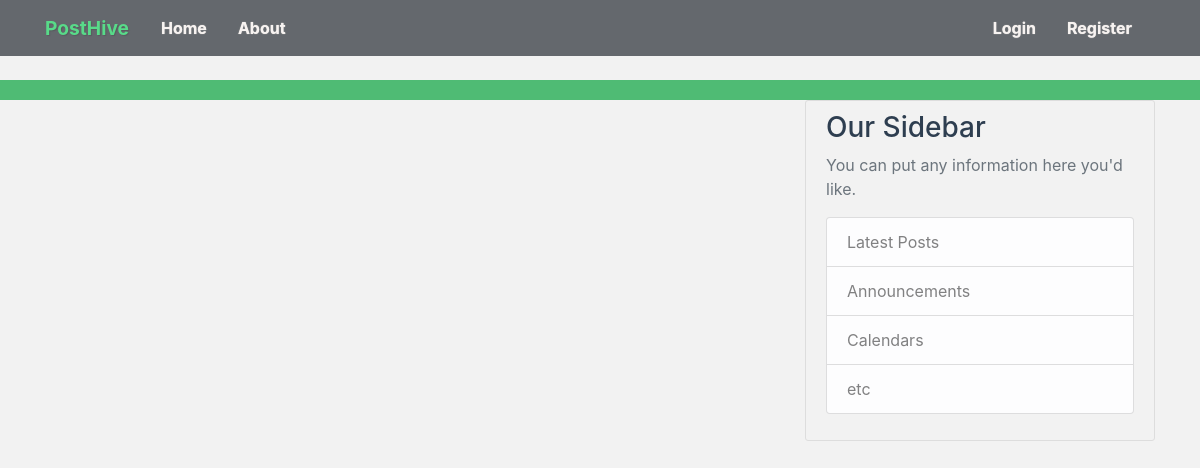
Page /home on the earlier database version.
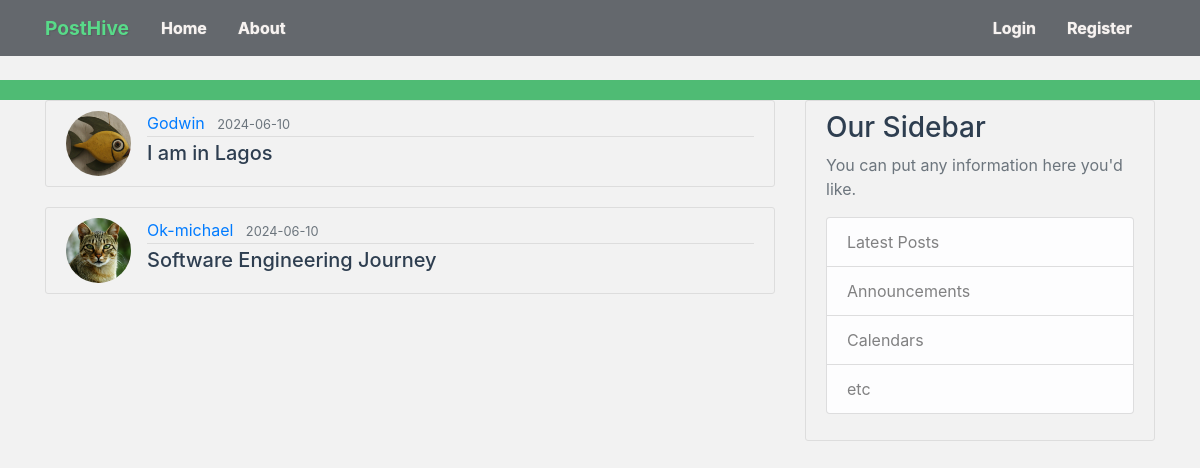
Same page on the later database version.
### posthive/models.py (models this page shows, shortened)
class Post(db.Model):
    id = db.Column(db.Integer, primary_key=True)
    title = db.Column(db.String(100), nullable=False)
    date_posted = db.Column(db.DateTime, nullable=False, default=datetime.utcnow)
    content = db.Column(db.Text, nullable=False)
    user_id = db.Column(db.Integer, db.ForeignKey('user.id'), nullable=False)

class User(db.Model, UserMixin):
    id = db.Column(db.Integer, primary_key=True)
    username = db.Column(db.String(20), unique=True, nullable=False)
    email = db.Column(db.String(120), unique=True, nullable=False)
    image_file = db.Column(db.String(20), nullable=False, default='default.jpg')
    password = db.Column(db.String(60), nullable=False)
    posts = db.relationship('Post', backref='author', lazy=True)
    """
    @property
    def is_authenticated(self):
        return True

    @property
    def is_anonymous(self):
        return False

    @property
    def is_active(self):
        return True  # Or your custom logic

    def get_id(self):
        return str(self.id)
    """

### posthive/routes.py (the view)
@app.route('/')
@app.route('/home')
def home():
    posts = Post.query.all()
    return render_template('home.html', posts=posts)

### posthive/templates/home.html
{% extends "layout.html" %}
{% block content %}
    {% for post in posts %}
        <article class="media content-section">
          <img class="rounded-circle article-img" src="{{ url_for('static',
            filename='profile_pics/' + post.author.image_file) }}">
          <div class="media-body">
            <div class="article-metadata">
              <a class="mr-2" href="#">{{ post.author.username }}</a>
              <small class="text-muted">{{ post.date_posted.strftime('%Y-%m-%d') }}</small>
            </div>
            <h5><a class="article-title" href="{{ url_for('post', post_id=post.id) }}">{{ post.title }}</a></h5>
          </div>
        </article>
    {% endfor %}
{% endblock content %}

### posthive/templates/layout.html (shortened to what this page needs)
<!DOCTYPE html>
<html>
<head>
    <link rel="stylesheet" href="https://maxcdn.bootstrapcdn.com/bootstrap/4.0.0/css/bootstrap.min.css"
>
    <link rel="stylesheet" type="text/css" href="{{ url_for('static', filename='main.css') }}">
</head>
<body>
    <header class="site-header">
      <nav class="navbar navbar-expand-md navbar-dark bg-dark fixed-top">
        <div class="container">
          <a class="navbar-brand mr-4" href="/">PostHive</a>
          <div class="collapse navbar-collapse" id="navbarToggle">
            <div class="navbar-nav mr-auto">
              <a class="nav-item nav-link" href="/">Home</a>
              <a class="nav-item nav-link" href="/about">About</a>
            </div>
            <div class="navbar-nav">
              {% if current_user.is_authenticated %}
                <a class="nav-item nav-link" href="{{ url_for('new_post')}}">New Post</a>
                <a class="nav-item nav-link" href="{{ url_for('account')}}">Account</a>
                <a class="nav-item nav-link" href="{{ url_for('logout')}}">Logout</a>
              {% else %}
                <a class="nav-item nav-link" href="{{ url_for('login')}}">Login</a>
                <a class="nav-item nav-link" href="{{ url_for('register')}}">Register</a>
              {% endif %}
            </div>
          </div>
        </div>
      </nav>
    </header>
    <main role="main" class="container">
      <div class="row">
          <div class="col-md-8">
              {% block content %}{% endblock %}
          </div>
          <div class="col-md-4">
              <div class="content-section">
                  <h3>Our Sidebar</h3>
                  <p class='text-muted'>You can put any information here you'd like.
                  <ul class="list-group">
                      <li class="list-group-item list-group-item-light">Latest Posts</li>
                      <li class="list-group-item list-group-item-light">Announcements</li>
                      <li class="list-group-item list-group-item-light">Calendars</li>
                      <li class="list-group-item list-group-item-light">etc</li>
                  </ul>
                  </p>
              </div>
          </div>
      </div>
    </main>
</body>
</html>

### posthive/static/main.css (style rules this page uses)
body { background-color: #f2f2f2; color: #2e3e50; margin-top: 5rem; }
h1, h2, h3, h4, h5, h6 { color: #2e3e50; }
.site-header { background-color: #19A94A; padding: 10px 20px; border: none; opacity: 0.75; }
.site-header .navbar-nav .nav-link { color: #f8f3f0; font-weight: bold; font-size: 1rem; text-shadow: 1px 1px 1px rgba(0, 0, 0, 0.3); margin-right: 15px; }
.content-section { background-color: #f2f2f2; padding: 10px 20px; border: 1px solid #dddddd; border-radius: 3px; margin-bottom: 20px; }
.article-title { color: #2e3e50; }
.article-img { height: 65px; width: 65px; margin-right: 16px; }
.article-metadata { padding-bottom: 1px; margin-bottom: 4px; border-bottom: 1px solid #dddddd; }
.site-header .navbar-brand { font-weight: bold; font-size: 1.2rem; color: #25D366; text-shadow: 1px 1px 1px rgba(0, 0, 0, 0.3); }
.site-header .navbar-nav .nav-link { color: #f8f3f0; text-shadow: 0 0 1px rgba(255, 243, 240, 0.8); }

Differences in the rows shown:
added Post: image_file (picture), author.username "Godwin", date_posted "2024-06-10", title "I am in Lagos"
added Post: image_file (picture), author.username "Ok-michael", date_posted "2024-06-10", title "Software Engineering Journey"
